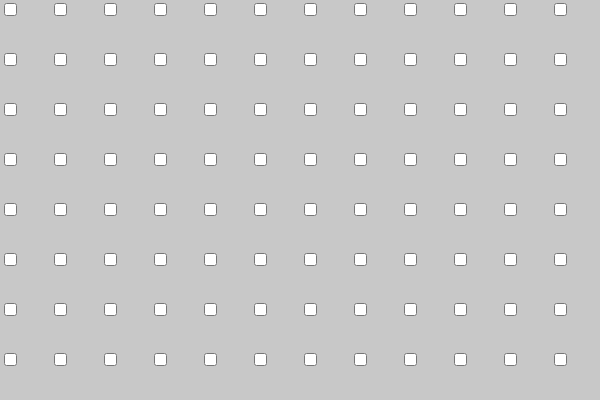
Frame 1 (no input)
Frame 60 (no input): identical to frame 1, image omitted
Frame 120 (the mouse pressed at the canvas centre since frame 60): identical to frame 1, image omitted

The p5.js sketch that drew this single still picture (run headless with seeded random() and noise() and a simulated clock; from frame 60 on, the mouse is pressed at the canvas centre):

// p5.js sketch
// ── sketch.js
var checkbox = [];

function setup() {
	createCanvas(600,400);
	for(var x = 0; x < width/50; x++) {
		for(var y = 0; y < height/50; y++) {
			checkbox[x+y*width/50] = createCheckbox("", false);
			checkbox[x+y*width/50].position(x*50, y*50);
			checkbox[x+y*width/50].changed(myCheckedEvent);
		}
	}
	
	
}

function draw() {
  background (200);
}

function myCheckedEvent() {
	if(this.checked()) {
		var r = int(random(checkbox.length));
		checkbox[r].checked(true);
	}
}
